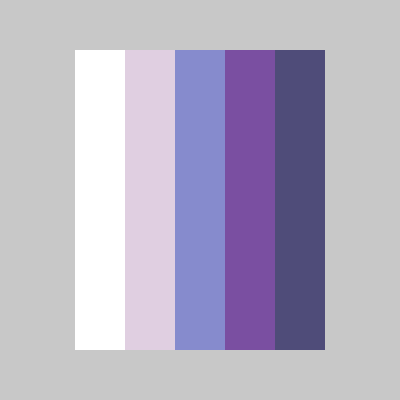
Frame 1 (no input)
Frame 60 (no input): identical to frame 1, image omitted
Frame 120 (the mouse pressed at the canvas centre since frame 60): identical to frame 1, image omitted

The p5.js sketch that drew this single still picture (run headless with seeded random() and noise() and a simulated clock; from frame 60 on, the mouse is pressed at the canvas centre):

// p5.js sketch
// ── sketch.js
//https://p5js.org/reference/p5/color/

let color1;
let color2;
let color3;
let color4;
let color5;

function setup() {
  createCanvas(400, 400);

  color1 = color(255, 255, 255);
  color2 = color(224, 207, 225);
  color3 = color(134, 139, 205);
  color4 = color(122, 79, 161);
  color5 = color(79, 76, 121);
}

function draw() {
  background(200);

  noStroke();
  fill(color1);
  rect(75, 50, 50, 300);
  fill(color2);
  rect(125, 50, 50, 300);
  fill(color3);
  rect(175, 50, 50, 300);
  fill(color4);
  rect(225, 50, 50, 300);
  fill(color5);
  rect(275, 50, 50, 300);
}
